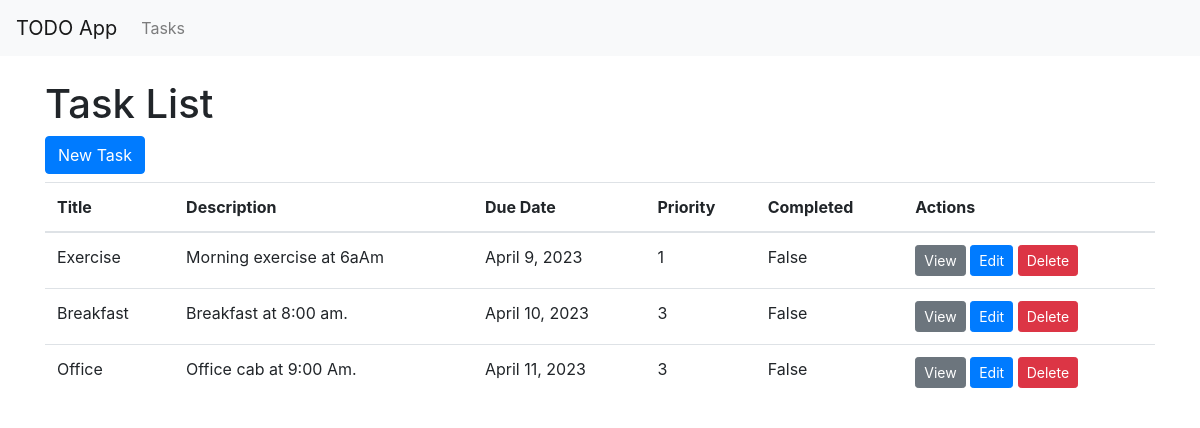
/todo/, run on the app's committed database.
### todo/models.py (models this page shows, shortened)
class Task(models.Model):
    title = models.CharField(max_length=200)
    description = models.TextField()
    due_date = models.DateField()
    priority = models.IntegerField(choices=((1, 'Low'), (2, 'Medium'), (3, 'High')))
    completed = models.BooleanField(default=False)
    created_at = models.DateTimeField(auto_now_add=True)
    updated_at = models.DateTimeField(auto_now=True)

### todo/views.py (the view)
# urls.py: path('', views.task_list, name='task_list'),
def task_list(request):
    tasks = Task.objects.all()
    return render(request, 'task_list.html', {'tasks': tasks})

### todo/templates/todo/task_list.html
{% extends 'base.html' %}
{% block content %}
  <h1>Task List</h1>
  <a href="{% url 'task_create' %}" class="btn btn-primary mb-2">New Task</a>
  <table class="table">
    <thead>
      <tr>
        <th>Title</th>
        <th>Description</th>
        <th>Due Date</th>
        <th>Priority</th>
        <th>Completed</th>
        <th>Actions</th>
      </tr>
    </thead>
    <tbody>
      {% for task in tasks %}
        <tr>
          <td>{{ task.title }}</td>
          <td>{{ task.description }}</td>
          <td>{{ task.due_date }}</td>
          <td>{{ task.priority }}</td>
          <td>{{ task.completed }}</td>
          <td>
            <a href="{% url 'task_detail' task.pk %}" class="btn btn-sm btn-secondary">View</a>
            <a href="{% url 'task_update' task.pk %}" class="btn btn-sm btn-primary">Edit</a>
            <a href="{% url 'task_delete' task.pk %}" class="btn btn-sm btn-danger">Delete</a>
          </td>
        </tr>
      {% empty %}
        <tr>
          <td colspan="6">No tasks found.</td>
        </tr>
      {% endfor %}
    </tbody>
  </table>
{% endblock %}

### todo/templates/todo/base.html (shortened to what this page needs)
<!DOCTYPE html>
<html>
<head>
  <link rel="stylesheet" href="https://stackpath.bootstrapcdn.com/bootstrap/4.3.1/css/bootstrap.min.css">
</head>
<body>
  <nav class="navbar navbar-expand-lg navbar-light bg-light">
    <a class="navbar-brand" href="#">TODO App</a>
    <div class="collapse navbar-collapse" id="navbarNav">
      <ul class="navbar-nav">
        <li class="nav-item">
          <a class="nav-link" href="{% url 'task_list' %}">Tasks</a>
        </li>
      </ul>
    </div>
  </nav>
  <div class="container mt-4">
    {% block content %}
    {% endblock %}
  </div>
</body>
</html>

### data on the page
Task: title "Exercise", description "Morning exercise at 6aAm", due_date "April 9, 2023", priority "1", completed "False"
Task: title "Breakfast", description "Breakfast at 8:00 am.", due_date "April 10, 2023", priority "3", completed "False"
Task: title "Office", description "Office cab at 9:00 Am.", due_date "April 11, 2023", priority "3", completed "False"
